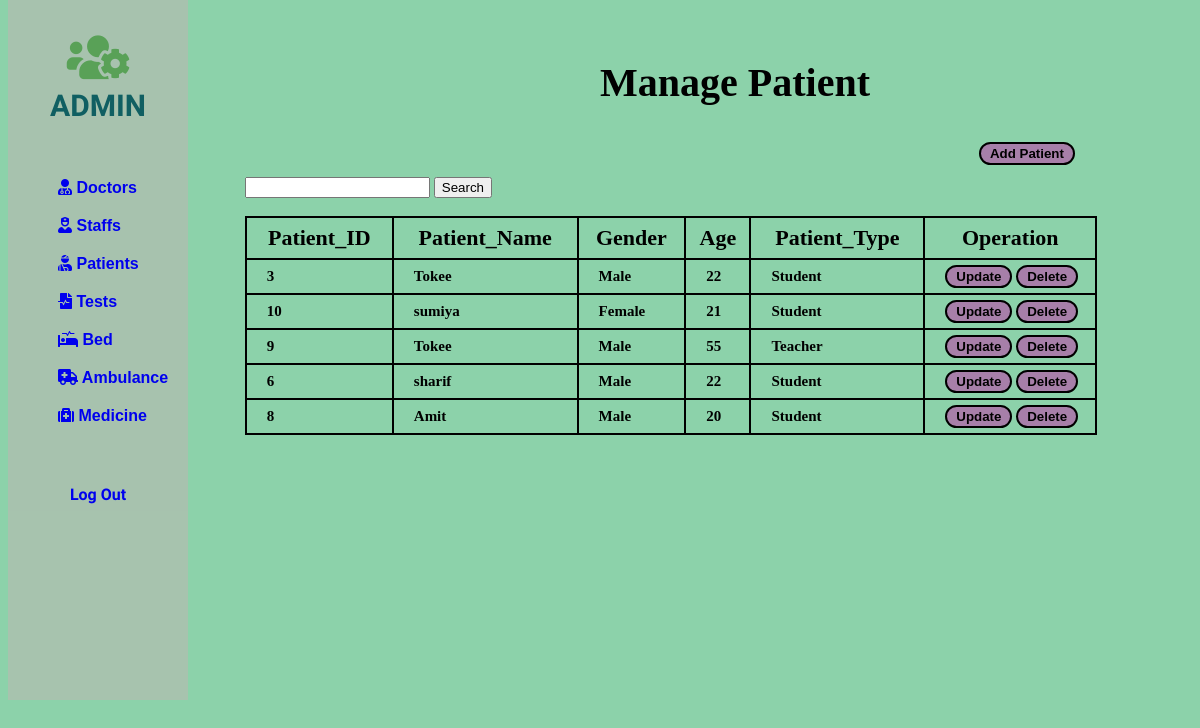
The app's page /php/patient/patient.php, older data.
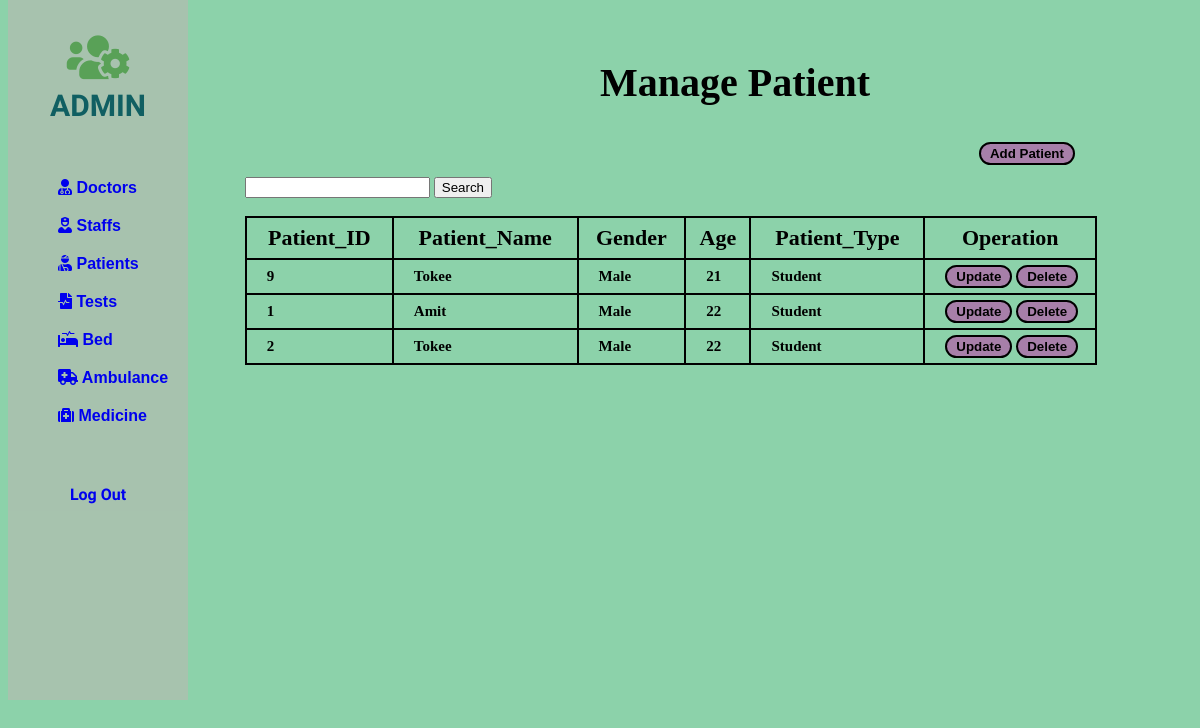
The same page, newer data.
### tables this page shows
CREATE TABLE IF NOT EXISTS `patient` (
  `P_ID` int(11) NOT NULL,
  `P_Name` varchar(225) NOT NULL,
  `Gender` enum('Male','Female','Others') NOT NULL,
  `Age` int(11) NOT NULL,
  `P_Type` varchar(225) NOT NULL,
  PRIMARY KEY (`P_ID`),
  UNIQUE KEY `P_ID` (`P_ID`)
);

### php/patient/patient.php (the view, shortened to what this page needs)
<!DOCTYPE html>
<html lang="en">
<head>
    <link rel="stylesheet" href="https://use.fontawesome.com/releases/v5.15.4/css/all.css">
</head>
<body>
    <div class="slidebar">
        <header>
            <span>
                <i class="fas fa-users-cog"></i><br>
            </span>
            ADMIN
        </header>
        <ul>
            <li>
                <a href="/php/Doctor/doctor.php"><i class="fas fa-user-md"></i> Doctors</a>
            </li>
            <li>
                <a href="/php/staff/staff.php"><i class="fas fa-user-nurse"></i> Staffs</a>
            </li>
            <li>
                <a href="/php/patient/patient.php"><i class="fas fa-user-injured"></i> Patients</a>
            </li>
            <li>
                <a href="/php/test/test.php"><i class="fas fa-file-medical-alt"></i> Tests</a>
            </li>
            <li>
                <a href="/php/bed/bed.php"><i class="fas fa-procedures"></i> Bed</a>
            </li>
            <li>
                <a href="/php/Ambulence/ambulence.php"><i class="fas fa-ambulance"></i> Ambulance</a>
            </li>
            <li>
                <a href="/php/medicine/medicine.php"><i class="fas fa-medkit"></i> Medicine</a>
            </li>
        </ul>
        <div>
            <a style="text-decoration: none;" href="/php/index.php">
                <div class="logout">
                    Log Out
                </div>
            </a>
        </div>
    </div>
    <div class="container">
        <div class="row">
            <div style="margin-left: 50%; margin-top: 5%;">
                <h2>Manage <b>Patient</b></h2>
            </div>
            <div style="margin-left: 82%; margin-top: 3%;">
                <button><a href="add-patient.php">Add Patient</a></button>
            </div>
        </div>
    </div>
    <div class="card-body">
        <div style="margin-left: 20%; margin-top: 1%;">
          <form method="post" action="search.php">
                <input type="text" name="search" required />
                <input type="submit" value="Search" />
            </form>
            <br>
            <table id="dataTable" width="90%" cellspacing="10">
                <thead>
                    <tr>
                        <th> Patient_ID </th>
                        <th> Patient_Name </th>
                        <th> Gender </th>
                        <th> Age </th>
                        <th> Patient_Type </th>
                        <th> Operation </th>
                    </tr>
                </thead>
                <tbody>
                    <?php
                    include 'db_conn.php';
                    $sql = " SELECT * FROM patient LIMIT 5";
                    $query = mysqli_query($conn, $sql);
                    while ($Patient_data = mysqli_fetch_array($query)) {
                    ?>
                        <tr>
                            <td><b><?php echo $Patient_data['P_ID'];  ?></b></td>
                            <td><?php echo $Patient_data['P_Name'];  ?></td>
                            <td><?php echo $Patient_data['Gender'];  ?></td>
                            <td><?php echo $Patient_data['Age'];  ?></td>
                            <td><?php echo $Patient_data['P_Type'];  ?></td>
                            <td style="width: 140px;">
                                <button> <a href="/php/patient/add-patient.php?P_ID=<?php echo $Patient_data['P_ID'];  ?>" class="btn btn-success"><b>Update</b></a></button>
                                <button><a href="/php/patient/Delete.php?P_ID=<?php echo $Patient_data['P_ID']; ?>" class="btn btn-danger"><b>Delete</b></a></button>
                            </td>
                        </tr>
                    <?php
                    }
                    ?>
                </tbody>
            </table>
        </div>
    </div>
</body>
</html>

Row changes from the older to the newer data that the page shows:
removed patient: P_ID "3", P_Name "Tokee", Gender "Male", Age "22", P_Type "Student"
removed patient: P_ID "10", P_Name "sumiya", Gender "Female", Age "21", P_Type "Student"
removed patient: P_ID "6", P_Name "sharif", Gender "Male", Age "22", P_Type "Student"
removed patient: P_ID "8", P_Name "Amit", Gender "Male", Age "20", P_Type "Student"
changed patient id 9: Age "55" → "21"; P_Type "Teacher" → "Student"
added patient: P_ID "1", P_Name "Amit", Gender "Male", Age "22", P_Type "Student"
added patient: P_ID "2", P_Name "Tokee", Gender "Male", Age "22", P_Type "Student"
